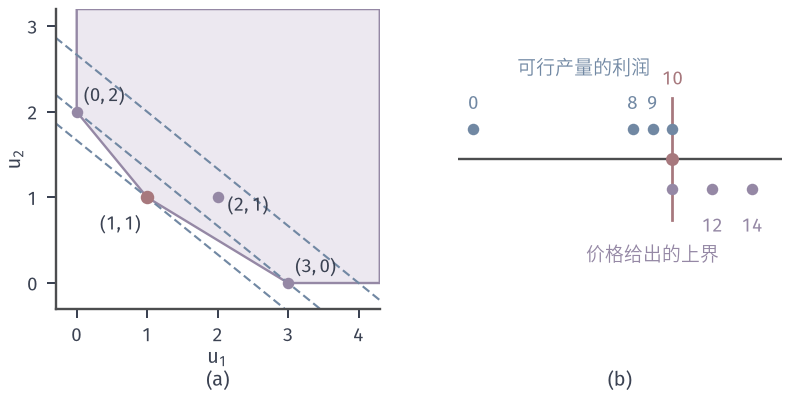

This figure's Python source:
from pathlib import Path
import sys
sys.path.insert(0, str(Path(__file__).resolve().parents[1]/"lp-common"))
from lp_fig import *
HERE = Path(__file__).resolve().parent
# Dual prices of the workshop and the two-sided bounds on the number line.
fig, axes = figure(width_mm=112, height_mm=56, ncols=2)
panels(fig, .07, .985, .975, .22, .24)
a, b = axes
xl, yl = (-.3, 4.3), (-.3, 3.2)
R = np.array([[0, 2], [1, 1], [3, 0], [4.3, 0], [4.3, 3.2], [0, 3.2]], float)
a.fill(R[:, 0], R[:, 1], facecolor=PURPLE_FILL, edgecolor=PURPLE, lw=.95, zorder=1)
levels(a, (4, 6), [10, 12, 16], xl, yl)
for p in [(3, 0), (0, 2), (2, 1)]:
    dot(a, p, PURPLE, ms=4.6)
dot(a, (1, 1), RED, ms=5.4)
a.text(.62, .62, '$(1,1)$', fontsize=7.5, color=INK, ha='center'); a.text(3.1, .12, '$(3,0)$', fontsize=7.5, color=INK)
a.text(.1, 2.12, '$(0,2)$', fontsize=7.5, color=INK); a.text(2.14, .84, '$(2,1)$', fontsize=7.5, color=INK)
setup(a, xl, yl, range(0, 5), range(0, 4), '$u_1$', '$u_2$')
# number line: primal values at vertices, dual values at the four prices
P = WS_P; V = [(0, 0), (0, 4), (3, 0), (2, 2)]; pv = [P@np.array(v) for v in V]
U = [(1, 1), (3, 0), (0, 2), (2, 1)]; dv = [4*u[0]+6*u[1] for u in U]
b.axhline(0, color=EDGE, lw=.95, zorder=1)
for v in pv:
    b.plot([v], [.22], 'o', color=BLUE, ms=4.6, mew=0, zorder=4)
for v in set(dv):
    b.plot([v], [-.22], 'o', color=PURPLE, ms=4.6, mew=0, zorder=4)
b.plot([10, 10], [-.45, .45], color=RED, lw=1.1, zorder=3); b.plot([10], [0], 'o', color=RED, ms=5.2, mew=0, zorder=5)
b.text(2.2, .62, '可行产量的利润', fontsize=7.5, color=BLUE, ha='left'); b.text(9, -.75, '价格给出的上界', fontsize=7.5, color=PURPLE, ha='center')
for v, s in zip(pv, ['$0$', '$8$', '$9$', '']):
    b.text(v, .36, s, fontsize=7.5, color=BLUE, ha='center')
for v, s in [(12, '$12$'), (14, '$14$')]:
    b.text(v, -.54, s, fontsize=7.5, color=PURPLE, ha='center')
b.text(10, .54, '$10$', fontsize=7.5, color=RED, ha='center')
b.set_xlim(-.8, 15.5); b.set_ylim(-1.1, 1.1); b.set_yticks([]); b.set_xticks([0, 5, 10, 15])
for s in ('left', 'top', 'right'): b.spines[s].set_visible(False)
b.spines['bottom'].set_visible(False); b.tick_params(axis='x', length=0, labelbottom=False)
tags(fig, axes)
save(fig, HERE, 'figure', {'primal': pv, 'dual': dv})
